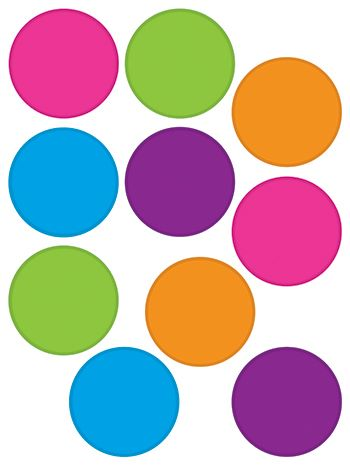
//> input picture Region Growing/Color/circles.jpg, 350 x 467 px
$ ./main   (built with g++ and OpenCV 4)
//> lines starting //> are read from the running program, lines starting //| are printed output that depends on the picture
#include <stdio.h>
#include <iostream>
#include <vector>
#include <numeric>
#include <math.h>
#include <opencv2/opencv.hpp>
#include <string>
#include <stdlib.h>
#include <time.h>
using namespace cv;
using namespace std;

Mat inputImage;
Mat outputImage;
Mat visited;

class Region
{
    public:
        int ID;
        int n;
        Vec3f mean;
        Vec3f standardDeviation;
        float std;

    Region()
    {
        static int counter=0;
        counter += 1;
        ID = counter;
        n=0;
        standardDeviation=0;
        std=0;
    }

    void addPixel(Vec3b x)
    {
        n++;
        if (n==1)
        {
            mean = x;
        }
        else
        {
            standardDeviation[0]  += (n-1) * (x[0]-mean[0])*(x[0]-mean[0]) / (n);
            standardDeviation[1]  += (n-1) * (x[1]-mean[1])*(x[1]-mean[1]) / (n);
            standardDeviation[2]  += (n-1) * (x[2]-mean[2])*(x[2]-mean[2]) / (n);
            mean[0] += (x[0]-mean[0]) / n;
            mean[1] += (x[1]-mean[1]) / n;
            mean[2] += (x[2]-mean[2]) / n;
            std = (sqrt(standardDeviation[0])+sqrt(standardDeviation[1])+sqrt(standardDeviation[2]))/3;
        }
    }

    bool check(Vec3b x)
    {
        Vec3f temp;
        int tempN = n;
        tempN++;
        temp[0]  += (tempN-1) * (x[0]-mean[0])*(x[0]-mean[0]) / (tempN);
        temp[1]  += (tempN-1) * (x[1]-mean[1])*(x[1]-mean[1]) / (tempN);
        temp[2]  += (tempN-1) * (x[2]-mean[2])*(x[2]-mean[2]) / (tempN);
        float oldStd = std;
        float newStd = (sqrt(temp[0])+sqrt(temp[1])+sqrt(temp[2]))/3;
        if(abs(oldStd-newStd)< 20)
            return true;
        return false;
    }
};
vector<Region> regions;

bool checkUniformity(Vec3b x)
{
    float deltaB = abs(regions.back().mean[0] - x[0]);
    float deltaG = abs(regions.back().mean[1] - x[1]);
    float deltaR = abs(regions.back().mean[2] - x[2]);
    float delta = (deltaB+deltaG+deltaR)/3;
    if(delta<90)
        return true;
    return false;
}


void recursion(int y, int x)
{
    visited.at<float>(y,x) = regions.back().ID;
    outputImage.at<Vec3b>(y,x) = regions.back().mean;
    int N = inputImage.rows;
    int M = inputImage.cols;
    for(int i=-1; i<=1; i++)
    {
        for(int j=-1; j<=1; j++)
        {
            if((y+i)>=0 && (x+j)>=0 && (y+i)<N && (x+j)<M && (i|j)!=0)//se rientra nei bordi dell'immagine e non è il pixel centrale
            {
                if(visited.at<float>(y+i, x+j)==0)//se non l'ho già visitato
                {
                    if(checkUniformity(inputImage.at<Vec3b>(y+i,x+j)))//testa la varianza
                    {
                        visited.at<float>(y+i, x+j) = regions.back().ID;
                        regions.back().addPixel(inputImage.at<Vec3b>(y+i,x+j));
                        recursion(y+i, x+j);//richiamo su questo pixel
                    }
                }
            }
        }
    }
}

void regionGrowing()
{
    int N = inputImage.rows;
    int M = inputImage.cols;
    visited = Mat::zeros(inputImage.size(), CV_32FC1);
    outputImage = Mat::zeros(inputImage.size(),CV_8UC3);
    srand(time(NULL));
    int seedX = rand()%M; //0-700
    int seedY = rand()%N; //0-200
    while(visited.at<float>(seedY,seedX)==0)
    {
        regions.push_back(Region());
        regions.back().addPixel(inputImage.at<Vec3b>(seedY,seedX));
        recursion(seedY, seedX);
        for(int j=0; j<N; j++)//scorro le righe
            for(int i=0; i<M; i++)//scorro le colonne
                if(visited.at<float>(j,i)==0)
                {
                    seedY=j;
                    seedX=i;
                    break;
                }
    }
    imwrite("visited.jpg", outputImage);
    cout << "Numbers of regions: "<< regions.size() << endl;
}

int main(int argc, char** argv )
{
    const char* fileName = "circles.jpg";
    inputImage = imread(fileName, IMREAD_COLOR);//immagine presa in input
//> inputImage is the input picture: 467 rows x 350 cols, CV_8UC3; mean B, G, R 176.4, 174.6, 192.9
    if (!inputImage.data)
    {
        printf("No image data \n");
        return -1;
    }
    //resize(inputImage, inputImage, Size(300,300),0,0,INTER_LINEAR);
    GaussianBlur(inputImage,inputImage, Size(5,5), 3, 3, 4);
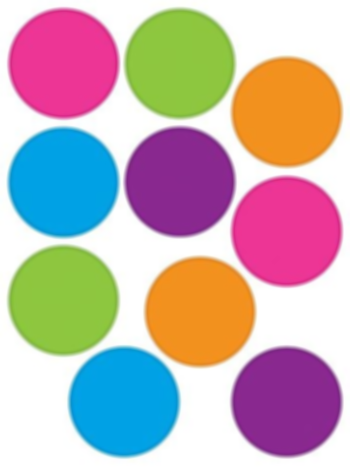
//> inputImage: 467 rows x 350 cols, CV_8UC3; mean B, G, R 176.4, 174.6, 192.9
    //medianBlur(inputImage,inputImage,3);
    regionGrowing();
//> the loop in regionGrowing, `while(visited.at<float>(seedY,seedX)==0)` made 11 passes
//> after the loop in regionGrowing, `while(visited.at<float>(seedY,seedX)==0)`: seedY = 116; seedX = 170
//> in regionGrowing, `imwrite("visited.jpg", outputImage);`:
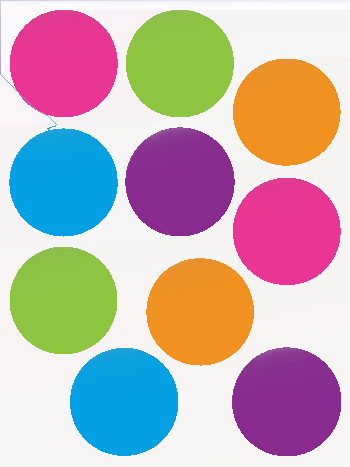
//> saved as visited.jpg: 467 rows x 350 cols, CV_8UC3; mean B, G, R 176.3, 174.2, 192.7
    return 0;
}
